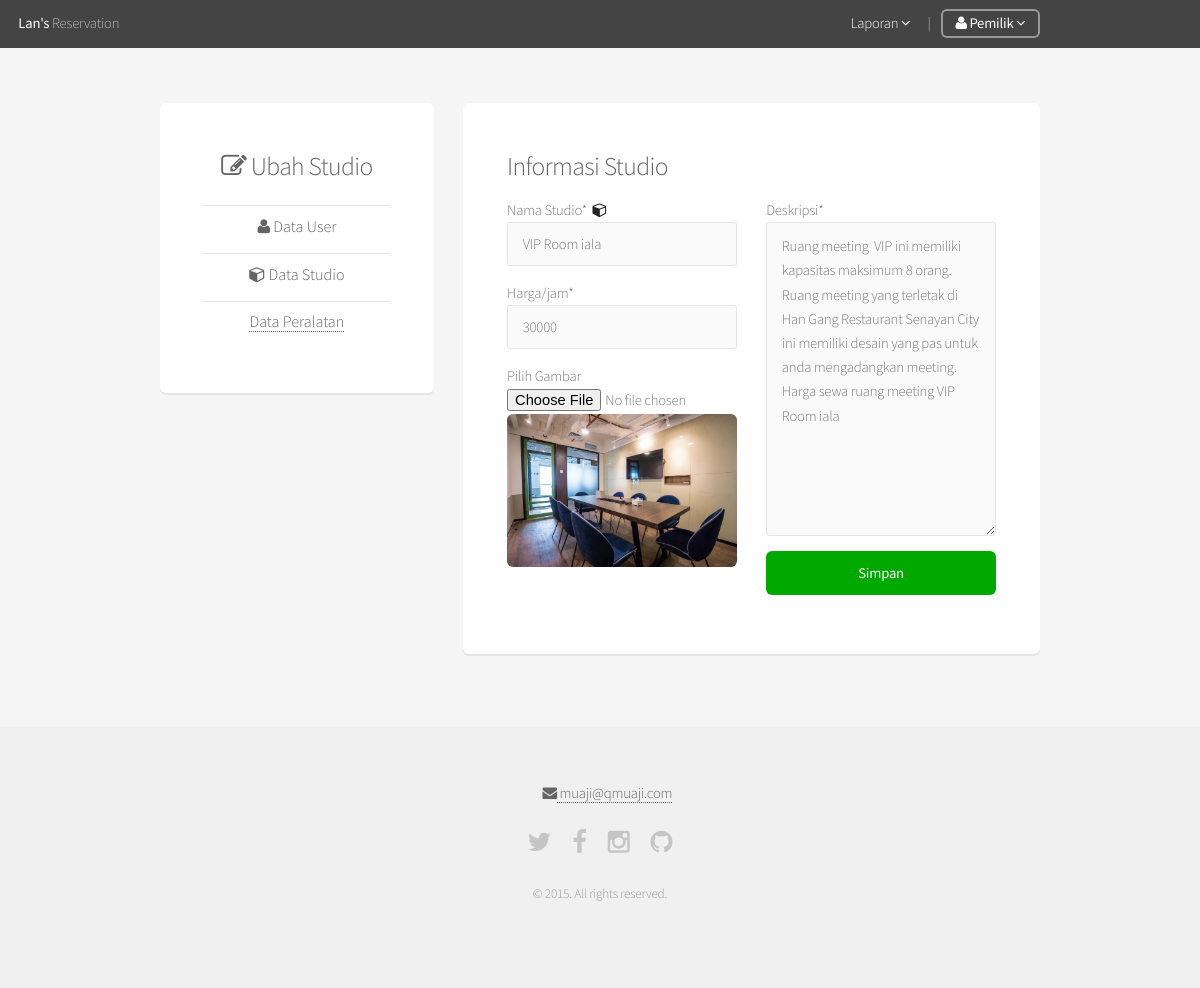
Screenshot of /a_studioEdit.php?id=36 (signed in) with the database file from the repository.
### tables this page shows
CREATE TABLE `studios` (
  `studio_id` bigint(20) UNSIGNED NOT NULL,
  `name` varchar(50) NOT NULL,
  `price` int(11) NOT NULL,
  `description` text NOT NULL,
  `img` varchar(128) NOT NULL
);

### a_studioEdit.php (the view, shortened to what this page needs)
<?php
if(isset($_GET['id'])) {
	$id 		 = (int)$_GET['id'];
	$row 		 = mysql_fetch_assoc(mysql_query("SELECT * FROM studios WHERE studio_id = $id"));
	$name 		 = $row['name'];
	$price 		 = $row['price'];
	$description = $row['description'];
	include 'includes/_header.php';
	?>
	<div id="main" class="container">
		<div class="row">
			<div class="4u 12u(mobile)">
				<div class="box special">
					<ul class="alt">
					<li><h3 class="icon fa-edit"> Ubah Studio</h3></li>
						<li><h4><a href="a_usersData.php" class="icon fa-user"> Data User</a></h4></li>
						<li><h4><a href="a_studios.php" class="icon fa-cube"> Data Studio</a></h4></li>
						<li><h4><a href="a_equips.php"> Data Peralatan</a></h4></li>
					</ul>
				</div>
			</div>
			<div class="8u 12u(mobile)">
				<div class="box">
					<h3>Informasi Studio</h3>
					<form action="" method="post" autocomplete="off" enctype="multipart/form-data">
						<div class="row">
							<div class="6u 12u">
								Nama Studio* &nbsp;<b class="icon fa-cube"></b>
								<input type="text" name="name" placeholder="Nama Studio" value="<?php echo $name ?>" required maxlength="50">
								Harga/jam*
								<input type="number" name="price" placeholder="Harga Rp" value="<?php echo $price ?>" required min="10000" max="1000000">
								Pilih Gambar
								<input type="file" name="img" accept="image/*">
							<span class="image fit" style="margin-top:2px">
							<?php
							$img = $row['img'];
							if(!empty($img)) {
								?>
								<img src="<?php echo $img ?>"/>
								<?php
							}
							?>
							</span>
							</div>
							<div class="6u 12u">
								Deskripsi*
								<textarea name="description" placeholder="Deskripsi" cols="30" rows="12box" maxlength="225"><?php echo $description ?></textarea>
								<input type="submit" value="Simpan" class="fit special">
							</div>
						</div>
					</form>
				</div>
			</div>
		</div>
	</div>
	<?php include 'includes/_footer.php';
}

### rows the page displays
studios: name "VIP Room iala", price "30000", img (picture), description "Ruang meeting VIP ini memiliki kapasitas maksimum 8 orang. Ruang meeting yang terletak di Han Gang Restaurant Senayan City ini memiliki desain yang pas untuk anda mengadangkan meeting. Harga sewa ruang meeting VIP Room iala"
